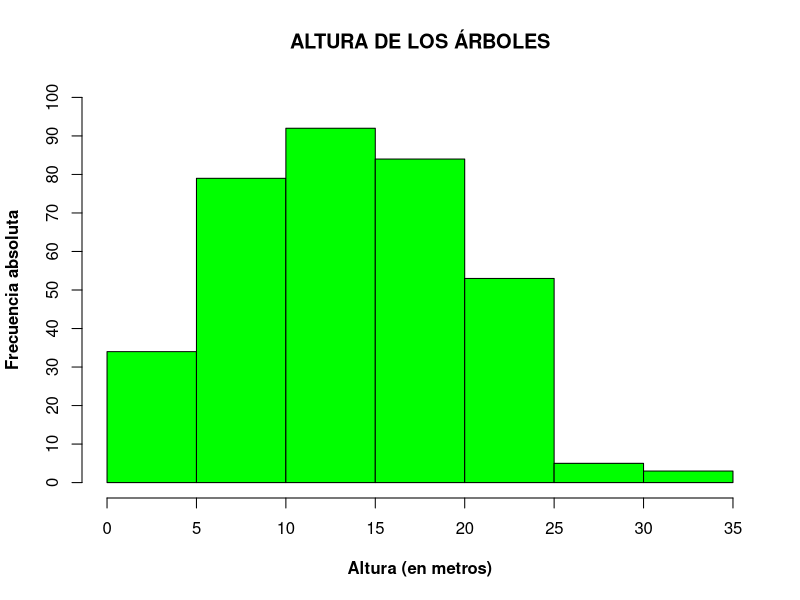
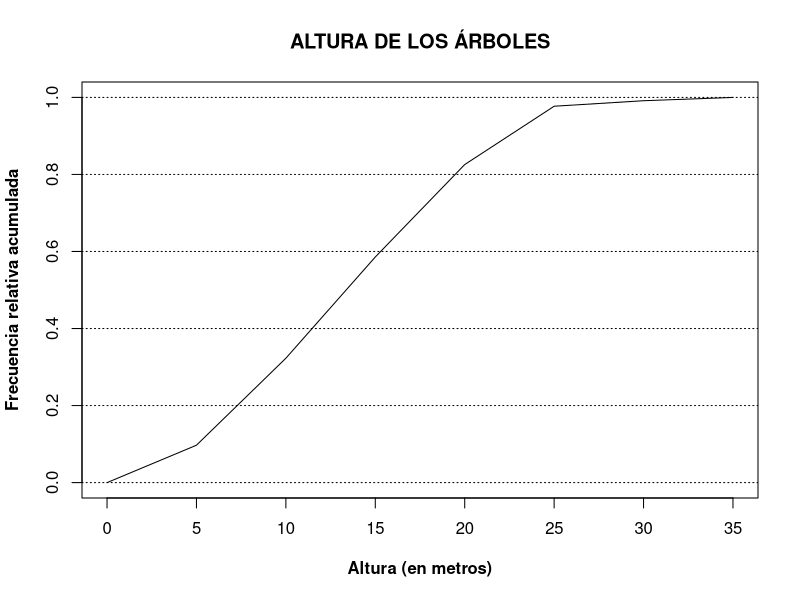
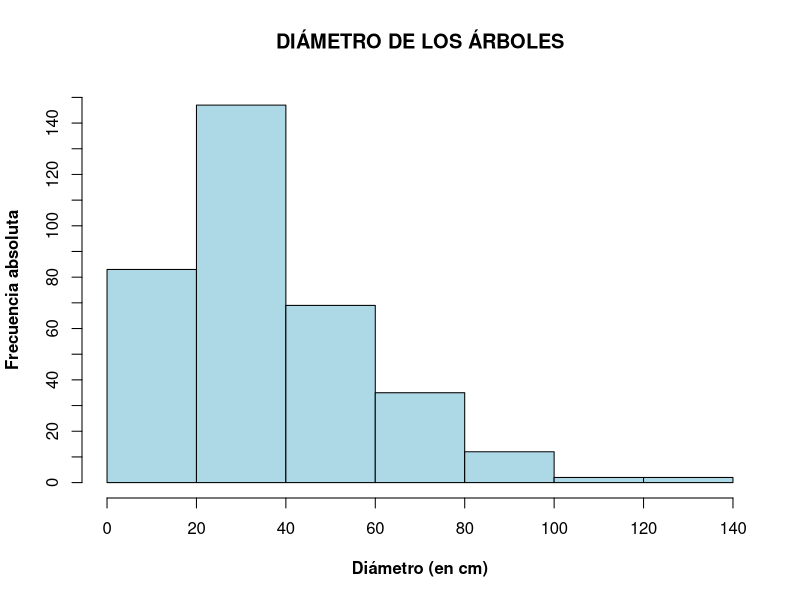
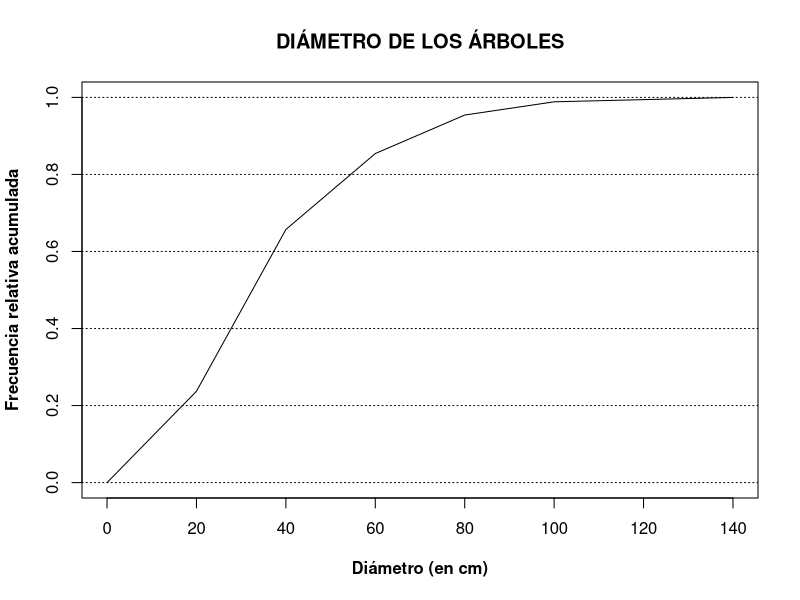
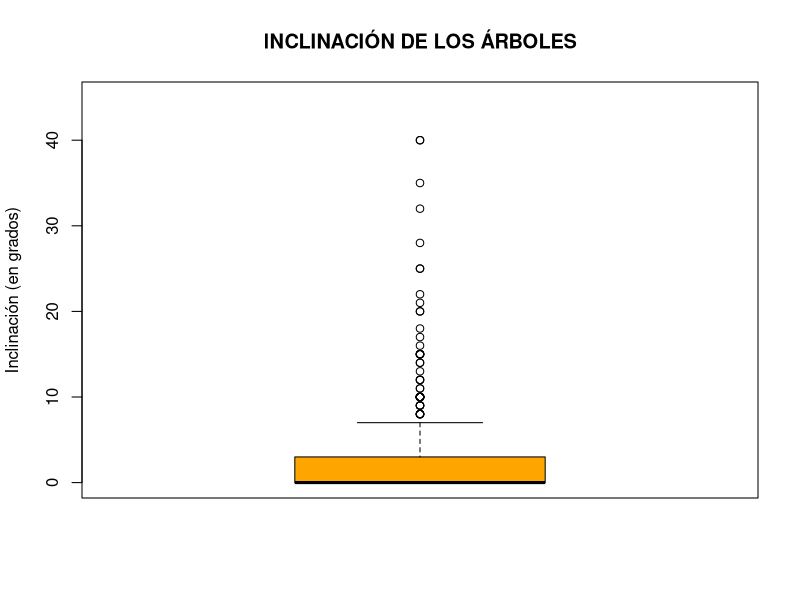
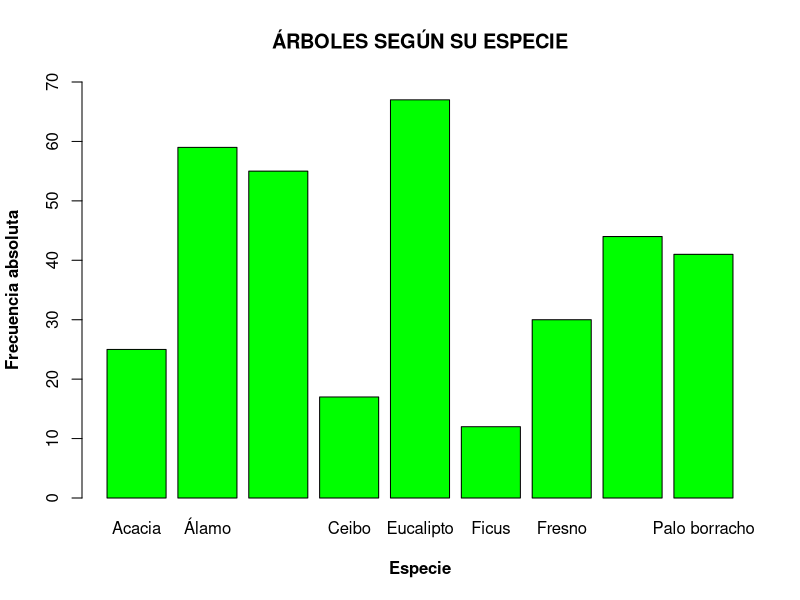
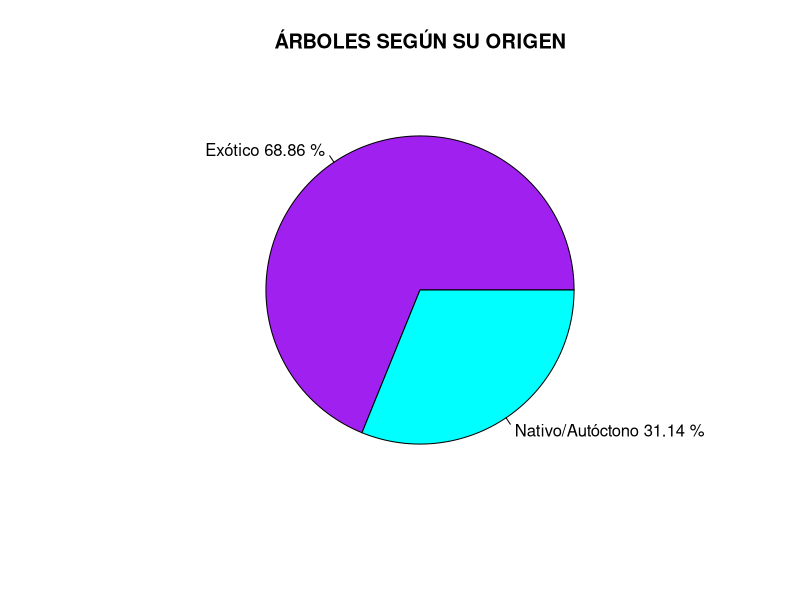
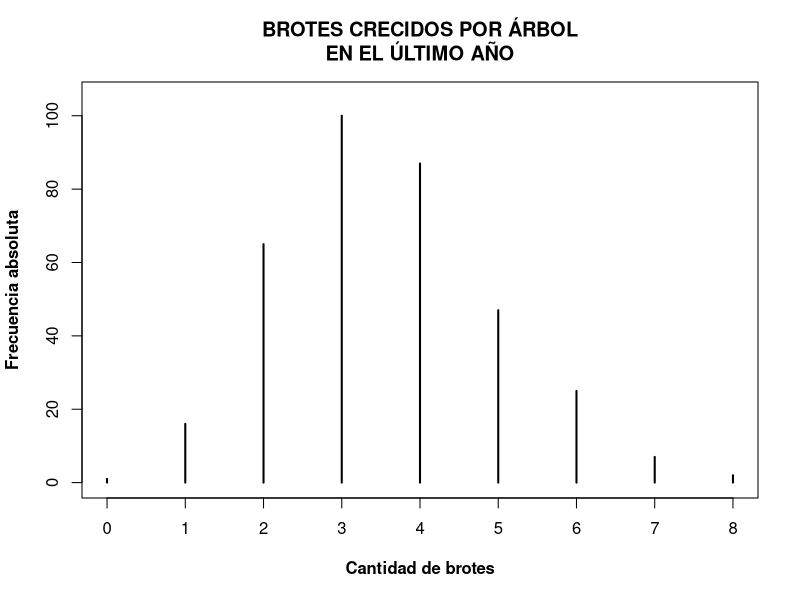

Source code (R) for these figures, in order:
# Primer variable a analizar: ALTURA

tablasAltura <- function(Altura) {
  # Tabla de frecuencias
  frecAbs <- table(cut(Altura, seq(0, 35, 5), right = "TRUE"))
  frecRel <- round(frecAbs/length(Altura), digits = 4)
  frecAbsAcum = cumsum(frecAbs)
  frecRelAcum = round(cumsum(frecAbs/length(Altura)), digits = 4)
  tabla_altura <<- cbind(frecAbs, frecAbsAcum, frecRel, frecRelAcum)
  
  # Histograma
  tit <- "ALTURA DE LOS ÁRBOLES"
  b <- seq(0, 35, 5)
  hist(Altura, main = tit, xlab = "Altura (en metros)", ylab = "Frecuencia absoluta", 
       xlim = c(0, 35), ylim = c(0, 100), col = "green", 
       breaks = b, xaxt = "n", yaxt = "n", right = TRUE, font.lab = 2)
  axis(side = 1, at = b)
  axis(side = 2, at = seq(0, 100, 10))
  
  # Polígono acumulativo
  plot(c(0, frecRelAcum), type = "l", main = tit, xlab = "Altura (en metros)", 
       ylab = "Frecuencia relativa acumulada", xaxt = "n", font.lab = 2, xlim = c(1, 8))
  axis(side = 1, at = (1:8), labels = seq(0, 35, 5))
  abline(h = seq(0, 1, 0.2), lty = 3)
}

# Segunda variable a analizar: DIÁMETRO

tablasDiametro <- function(Diametro){
  
  # Tabla de frecuencias
  frecAbs <- table(cut(Diametro, seq(0, 140, 20), right = "TRUE"))
  frecRel <- round(frecAbs/length(Diametro), digits = 4)
  frecAbsAcum = cumsum(frecAbs)
  frecRelAcum = round(cumsum(frecAbs/length(Diametro)), digits = 4)
  tabla_diametro <<- cbind(frecAbs, frecAbsAcum, frecRel, frecRelAcum)
  
  # Histograma
  tit <- "DIÁMETRO DE LOS ÁRBOLES"
  b <- seq(0, 140, 20)
  hist(Diametro, main = tit, xlab = "Diámetro (en cm)", ylab = "Frecuencia absoluta", 
       xlim = c(0, 140), ylim = c(0, 150), col = "lightblue", 
       breaks = b, xaxt = "n", yaxt = "n", right = TRUE, font.lab = 2)
  axis(side = 1, at = b)
  axis(side = 2, at = seq(0, 150, 10))
  
  # Polígono acumulativo.
  plot(c(0, frecRelAcum), type = "l", main = tit, xlab = "Diámetro (en cm)", 
       ylab = "Frecuencia relativa acumulada", xaxt = "n", font.lab = 2)
  axis(side = 1, at = (1:8), labels = seq(0, 140, 20))
  abline(h = seq(0, 1, 0.2), lty = 3)
}

tablasInclinacion <- function(Inclinacion) {
  frecAbs <- table(cut(Inclinacion, seq(0, 42, 7), right = "FALSE"))
  frecRel <- round(frecAbs/length(Inclinacion), digits = 4)
  frecAbsAcum = cumsum(frecAbs)
  frecRelAcum = round(cumsum(frecAbs/length(Inclinacion)), digits = 4)
  tabla_inclinacion <<- cbind(frecAbs, frecAbsAcum, frecRel, frecRelAcum)
  
  tit <- "INCLINACIÓN DE LOS ÁRBOLES"
  boxplot(Inclinacion, main = tit, col = "orange", ylab = "Inclinación (en grados)", font = 2, ylim = c(0, 45))
}

tablasEspecie <- function(Especie) {
   frecAbs <- table(Especie)
   
   tit <- "ÁRBOLES SEGÚN SU ESPECIE"
   barplot(frecAbs, ylim = c(0, 70), col = "green", main = tit, xlab = "Especie", 
           ylab = "Frecuencia absoluta", font.lab = 2)
}

tablasOrigen <- function(Origen) {
  frecAbs <- table(Origen)
  porcentajes <- round((frecAbs / length(Origen)) * 100, digits = 2)
  tabla_origen <<- cbind(frecAbs, porcentajes)
  
  lbls <- c("Exótico", "Nativo/Autóctono")
  lbls <- paste(lbls, porcentajes)
  lbls <- paste(lbls, "%")
  
  tit <- "ÁRBOLES SEGÚN SU ORIGEN"
  pie(frecAbs, labels = lbls, main = tit, col = c("purple", "cyan"))
}

tablasBrotes <- function(Brotes) {
  frecAbs <- table(Brotes)
  frecRel <- round(frecAbs/length(Brotes), digits = 4)
  frecAbsAcum = cumsum(frecAbs)
  frecRelAcum = round(cumsum(frecAbs/length(Brotes)), digits = 4)
  tabla_brotes <<- cbind(frecAbs, frecAbsAcum, frecRel, frecRelAcum)
  
  tit <- "BROTES CRECIDOS POR ÁRBOL\nEN EL ÚLTIMO AÑO"
  plot(frecAbs, type = "h", main = tit, xlab = "Cantidad de brotes", 
       ylab = "Frecuencia absoluta", font.lab = 2, ylim = c(0, 105))
  
  plot(frecRelAcum, type = "s", main = tit, xlab = "Cantidad de brotes", 
       ylab = "Frecuencia relativa acumulada", font.lab = 2, 
       xaxt = "n", ylim = c(0, 1))
  axis(side = 1, at = (1:9), labels = seq(0, 8, 1))
  abline(h = seq(0, 1, 0.1), lty = 3)
  
}

tablasEspecieOrigen <- function(Especie, Origen) {
  frecAbs <- table(Origen, Especie)
  tabla_especieOrigen <<- cbind(table(Especie, Origen), table(Especie))
  
  tit <- "ORIGEN DE LOS ÁRBOLES\nSEGÚN SU ESPECIE"
  barplot(frecAbs, beside = TRUE, ylim = c(0, 70), col = c("purple", "cyan"), main = tit, xlab = "Especie", 
          ylab = "Frecuencia absoluta", font.lab = 2)
  legend("topright", legend = c("Exótico", "Nativo/Autóctono"), fill = c("purple", "cyan"))
}

tablasEspecieBrotes <- function(Especie, Brotes) {
  frecAbs <- table(Brotes, Especie)
  totalPorEspecie <- c(1:9)
  for (i in seq(1:length(levels(Especie)))) {
    totalPorEspecie[i] = sum(table(Brotes, Especie)[, i] * c(0:8))
  }
  tabla_especieBrotes <<- cbind(levels(Especie), totalPorEspecie)
  
  tit <- "CANTIDAD DE BROTES POR ESPECIE\nEN EL ÚLTIMO AÑO"
  barplot(totalPorEspecie, names.arg = levels(Especie), col = "purple", ylim = c(0, 250), main = tit, 
          xlab = "Especie", ylab = "Frecuencia absoluta", font.lab = 2)
}

leerDatos <- function() {
  #setwd("~/TP1PyE")
  datos <- read.table(file = "base1.txt", header = TRUE, sep = "\t", 
                      col.names = c("ID", "Altura", "Diametro", "Inclinacion", "Especie", "Origen", "Brotes"))
  attach(datos)
  fuente <- "Fuente: Censo Forestal Urbano Público, Ciudad de Buenos Aires, año 2011"
  tablasAltura(Altura)
  tablasDiametro(Diametro)
  tablasInclinacion(Inclinacion)
  tablasEspecie(Especie)
  tablasOrigen(Origen)
  tablasBrotes(Brotes)
  tablasEspecieOrigen(Especie, Origen)
  tablasEspecieBrotes(Especie, Brotes)
}

leerDatos()
